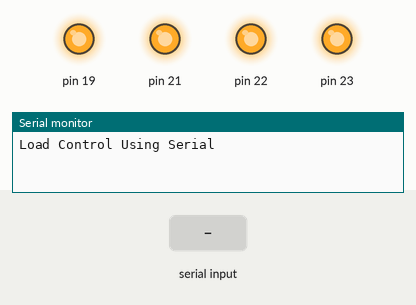
This sketch was run on a simulated Arduino Mega 2560, built with avr-gcc and run on an emulated ATmega2560. On the bench: output pins drawn as LEDs (lit = HIGH), the last lines printed to the serial monitor. The inputs (shaded band) are chosen by the test bench.

Above: at 1.7 s.
1.8 s: "A" received over Serial
At 2.8 s:
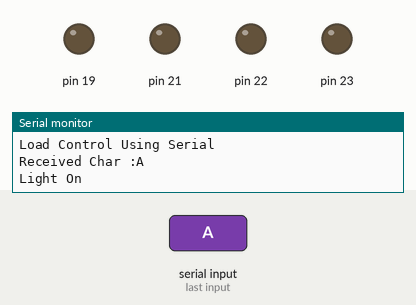
4.8 s: "B" received over Serial
At 5.1 s:
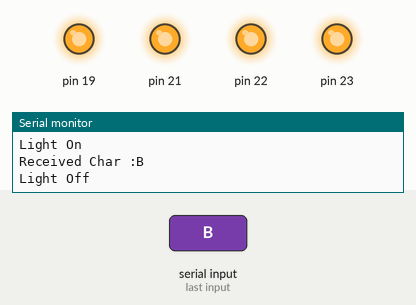
Timing chart, 0 to 7.8 s (numbered marks = the images above; inputs shaded):
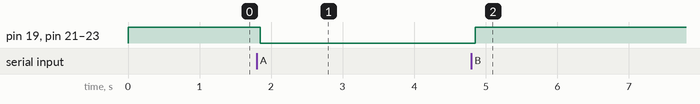

The sketch:

relay_control_using_Serial.ino
```cpp
/*
 * Relay Connections
 *
 * Vcc - 3.3V
 * GND - GND
 * IN1,IN2,IN3,IN4= G23,G22,G21,G19
 *
 * Control Device using Google Assistant
 *
 * smart phone ->  cloud  <-  end device
 *
 * google assistant -> IFTTT ->  cloud  <- end device
 */
void setup()
{
  pinMode(23,OUTPUT);
  pinMode(22,OUTPUT);
  pinMode(21,OUTPUT);
  pinMode(19,OUTPUT);
  digitalWrite(23,HIGH);
  digitalWrite(22,HIGH);
  digitalWrite(21,HIGH);
  digitalWrite(19,HIGH);

  Serial.begin(9600);
  Serial.println("");
  Serial.println("Load Control Using Serial");
  delay(500);
}

void loop()
{
  while(Serial.available()>0)
  {
    char ch= Serial.read();
    Serial.println("Received Char :"+String(ch));
    delay(50);
    if(ch=='A' || ch== 'a')
    {
      Serial.println("Light On");
      digitalWrite(23,LOW);
      digitalWrite(22,LOW);
      digitalWrite(21,LOW);
      digitalWrite(19,LOW);
    }
    else if(ch=='B' || ch=='b')
    {
      Serial.println("Light Off");
      digitalWrite(23,HIGH);
      digitalWrite(22,HIGH);
      digitalWrite(21,HIGH);
      digitalWrite(19,HIGH);
    }
    else
    {
      Serial.println("Incorrect Data");
    }
  }
}
```

Measured:
- after the input at 1.8 s, pin 19, pin 21–23: HIGH → LOW after 0.05 s
- after the input at 4.8 s, pin 19, pin 21–23: LOW → HIGH after 0.05 s
